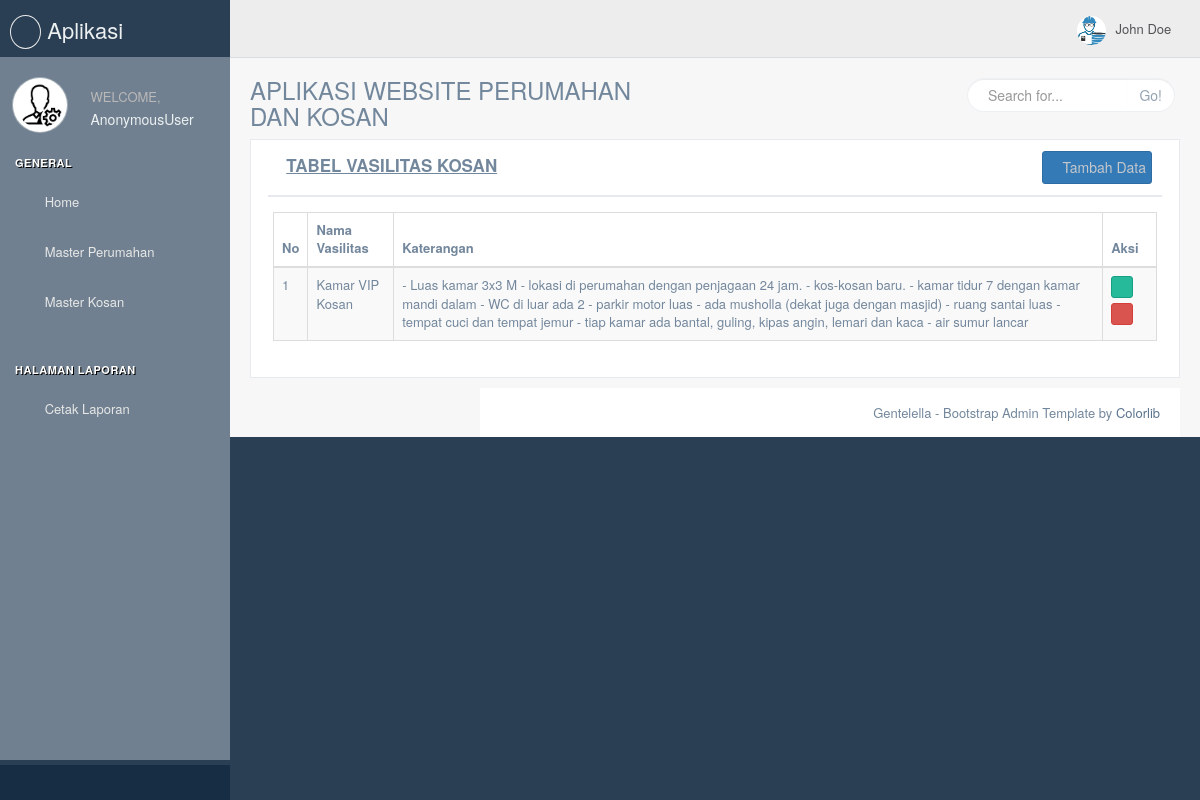
The page /Vasilitas_kosan/ on the database its author committed.
### Aplikasi_Web_Perumahan2022/models.py (models this page shows, shortened)
class Model_vasilitas_kosan(models.Model):
	nama_vasilitas	= models.CharField(max_length = 1200)
	keterangan	=models.CharField(max_length = 25)
	published = models.DateTimeField(auto_now_add = True)
	updated = models.DateTimeField(auto_now = True)

### Aplikasi_Web_Perumahan2022/views.py (the view)
# urls.py: url(r'^Vasilitas_kosan/$',Data_vasilitas_kosan, name="Vasilitas_kosan"),
def Data_vasilitas_kosan(request):
	tampil = Model_vasilitas_kosan.objects.all()
	context = {
	'tampil': tampil,
	}
	return render(request, 'Master_data/data_vasilitas_kosan/tabel.html',  context)

### Aplikasi_Web_Perumahan2022/templates/Master_data/data_vasilitas_kosan/tabel.html (shortened to what this page needs)
{% include "head_atas.html" %}
            <div class="row">
              <div class="col-md-12 col-sm-12 col-xs-12">
                <div class="x_panel">
                  <div class="x_title">
                    <h2><i class="fa fa-building-o"></i><b><u>TABEL VASILITAS KOSAN</u></b></h2>
                    <ul class="nav navbar-right panel_toolbox">
                      <li><a href="{% url 'Tambah_vasilitas_kosan' %}" class="btn btn-sm btn-primary"><i class="fa fa-plus"></i> Tambah Data</a>
                      </li>
                    </ul>
                    <div class="clearfix"></div>
                  </div>
                  <div class="x_content">
                    <table id="datatable-buttons" class="table table-striped table-bordered">
                      <thead>
                        <tr>
                          <th>No</th>
                          <th>Nama Vasilitas</th>
                          <th>Katerangan</th>
                          <th>Aksi</th>
                        </tr>
                      </thead>
                      <tbody>
                        {% for tampil in tampil %}
                        <tr>
                          <td>{{forloop.counter}}</td>
                          <td>{{tampil.nama_vasilitas}}</td>
                          <td>{{tampil.keterangan}}</td>
                          <td>
<a href="{% url 'edit_vasilitas_kosan' tampil.id %}" class="btn btn-xs btn-success" title="Edit" onclick="return confirm('Apakah Anda Yakin Ingin Mengedit Data')">
      <i class="ace-icon fa fa-pencil bigger-130"></i>
      </a>
<a href="{% url 'hapus_vasilitas_kosan' tampil.id %}" class="btn btn-xs btn-danger" title="Hapus" onclick="return confirm('Apakah Anda Yakin Ingin Menghapus Data')">
      <i class="ace-icon fa fa-trash-o bigger-130"></i>
      </a>
  </td>
                        </tr>
                        {% endfor %}
                      </tbody>
                    </table>
                  </div>
                </div>
              </div>
        </div>
{% include "head_bawah.html" %}

### rows shown on the page
Model_vasilitas_kosan: nama_vasilitas "Kamar VIP Kosan", keterangan "- Luas kamar 3x3 M - lokasi di perumahan dengan penjagaan 24 jam. - kos-kosan baru. - kamar tidur 7 dengan kamar mandi dalam - WC di luar ada 2 - parkir motor luas - ada musholla (dekat juga dengan masjid) - ruang santai luas - tempat cuci dan tempat jemur - tiap kamar ada bantal, guling, kipas angin, lemari dan kaca - air sumur lancar"

### other values the page prints
{{ user }} "AnonymousUser"
